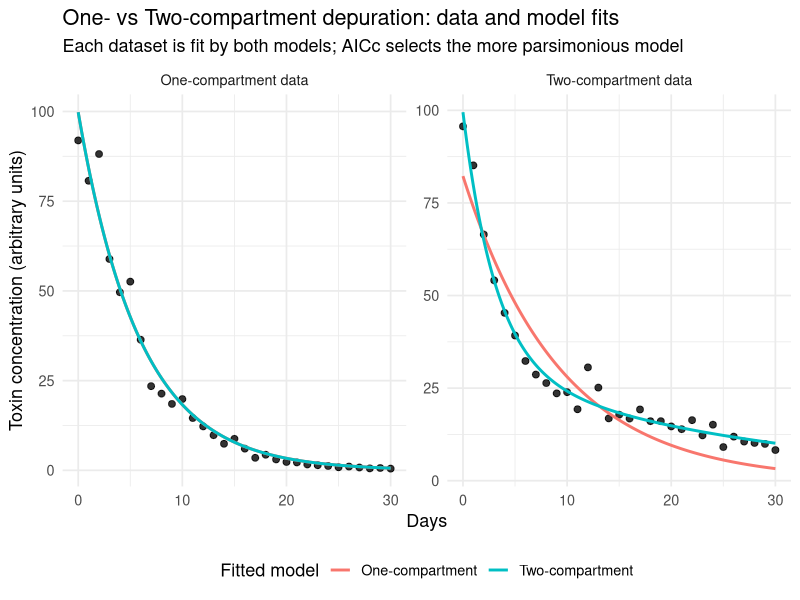

Source code (R): (Note: this script raises an error after producing the figure.)

# Clear workspace
rm(list = ls())

# Setup
################################################################################

# Packages
library(tidyverse)

# Directories
plotdir <- "figures"

# ------------------------------------------------------------
# Biotoxin depuration: simulate, fit 1- vs 2-compartment models,
# compare with AICc, and plot fits by dataset.
# ------------------------------------------------------------

# Packages
library(tidyverse)
library(minpack.lm)   # for nlsLM (more robust than nls)

set.seed(123)

# -----------------------
# 1) Simulate data
# -----------------------

# Time grid (days)
t <- 0:30

# One-compartment truth: C(t) = C0 * exp(-k * t)
C0_1 <- 100
k1_true <- 0.18
y1_true <- C0_1 * exp(-k1_true * t)

# Two-compartment truth: C(t) = A*exp(-k_fast*t) + B*exp(-k_slow*t)
A_true  <- 60
B_true  <- 40
k_fast  <- 0.50
k_slow  <- 0.05
y2_true <- A_true * exp(-k_fast * t) + B_true * exp(-k_slow * t)

# Add multiplicative log-normal noise (keeps values positive)
# (~ 15% CV)
noise_sd <- 0.15
y1_obs <- y1_true * exp(rnorm(length(t), mean = 0, sd = noise_sd))
y2_obs <- y2_true * exp(rnorm(length(t), mean = 0, sd = noise_sd))

dat <- bind_rows(
  tibble(dataset = "One-compartment data", t = t, y = y1_obs),
  tibble(dataset = "Two-compartment data", t = t, y = y2_obs)
)

# -----------------------
# 2) Model fitting helpers
# -----------------------

# One-compartment model: y = C0 * exp(-k * t)
fit_one_comp <- function(df) {
  start_C0 <- max(df$y)              # sensible start
  start_k  <- 0.2
  nlsLM(
    y ~ C0 * exp(-k * t),
    data  = df,
    start = list(C0 = start_C0, k = start_k),
    lower = c(0, 1e-8)
  )
}

# Two-compartment model: y = A*exp(-k1*t) + B*exp(-k2*t)
fit_two_comp <- function(df) {
  # starts: split initial value + distinct rates
  start_A  <- 0.6 * df$y[df$t == min(df$t)][1]
  start_B  <- 0.4 * df$y[df$t == min(df$t)][1]
  start_k1 <- 0.4     # "fast"
  start_k2 <- 0.05    # "slow"
  nlsLM(
    y ~ A * exp(-k1 * t) + B * exp(-k2 * t),
    data  = df,
    start = list(A = start_A, B = start_B, k1 = start_k1, k2 = start_k2),
    lower = c(0, 0, 1e-8, 1e-8)
  )
}

# AICc (Gaussian error) from RSS and p
# k = p + 1 to account for residual variance
aicc_from_fit <- function(fit, n) {
  p   <- length(coef(fit))
  k   <- p + 1
  RSS <- sum(resid(fit)^2)
  # AIC without constants (constants cancel in comparisons)
  AIC_val  <- n * log(RSS / n) + 2 * k
  AICc_val <- AIC_val + (2 * k * (k + 1)) / (max(n - k - 1, 1e-8))
  tibble(p = p, k = k, RSS = RSS, AIC = AIC_val, AICc = AICc_val)
}

# Safe fit wrapper (returns NULL on failure)
safe_fit <- function(f, df) {
  tryCatch(f(df), error = function(e) NULL)
}

# -----------------------
# 3) Fit both models to each dataset & compare by AICc
# -----------------------

fits <- dat %>%
  dplyr::group_by(dataset) %>%
  dplyr::group_map(~{
    df <- .x
    label <- .y$dataset[[1]]  # <- use .y, not df$dataset
    
    fit1 <- safe_fit(fit_one_comp, df)
    fit2 <- safe_fit(fit_two_comp, df)
    
    out <- dplyr::bind_rows(
      if (!is.null(fit1)) aicc_from_fit(fit1, n = nrow(df)) %>%
        dplyr::mutate(dataset = label, model = "One-compartment"),
      if (!is.null(fit2)) aicc_from_fit(fit2, n = nrow(df)) %>%
        dplyr::mutate(dataset = label, model = "Two-compartment")
    )
    
    out
  }) %>%
  list_rbind() %>%
  dplyr::group_by(dataset) %>%
  dplyr::mutate(
    dAICc = AICc - min(AICc),
    weight = exp(-0.5 * dAICc) / sum(exp(-0.5 * dAICc))
  ) %>%
  dplyr::ungroup()

print(dplyr::arrange(fits, dataset, AICc))

# -----------------------
# 4) Predictions for plotting
# -----------------------

# Refit (to keep the objects for predict()), then create a tidy grid
pred_grid <- tibble(t = seq(min(t), max(t), length.out = 300))

preds <- dat %>%
  group_by(dataset) %>%
  group_modify(~{
    df <- .x
    # fit both models
    fit1 <- safe_fit(fit_one_comp, df)
    fit2 <- safe_fit(fit_two_comp, df)
    
    # predictions (if fit exists)
    p1 <- if (!is.null(fit1)) {
      tibble(t = pred_grid$t,
             fit = as.numeric(predict(fit1, newdata = pred_grid)),
             model = "One-compartment")
    } else tibble()
    
    p2 <- if (!is.null(fit2)) {
      tibble(t = pred_grid$t,
             fit = as.numeric(predict(fit2, newdata = pred_grid)),
             model = "Two-compartment")
    } else tibble()
    
    bind_rows(p1, p2)
  }) %>%
  ungroup()

# -----------------------
# 5) Plot: data + both model fits, faceted by dataset
# -----------------------

g <- ggplot(dat, aes(x = t, y = y)) +
  geom_point(size = 2, alpha = 0.8) +
  geom_line(data = preds, aes(y = fit, color = model), linewidth = 1) +
  facet_wrap(~ dataset, scales = "free_y") +
  labs(x = "Days",
       y = "Toxin concentration (arbitrary units)",
       color = "Fitted model",
       title = "One- vs Two-compartment depuration: data and model fits",
       subtitle = "Each dataset is fit by both models; AICc selects the more parsimonious model") +
  theme_minimal(base_size = 13) +
  theme(legend.position = "bottom")

# Export
ggsave(g, filename=file.path(plotdir, "FigS3_one_vs_two_compartments.png"), 
       width=6.5, height=4.0, units="in", dpi=600)
